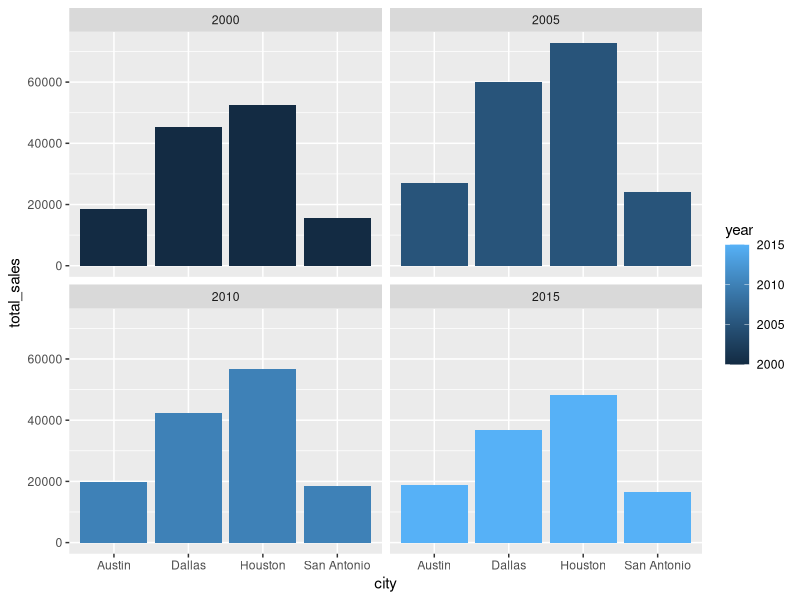
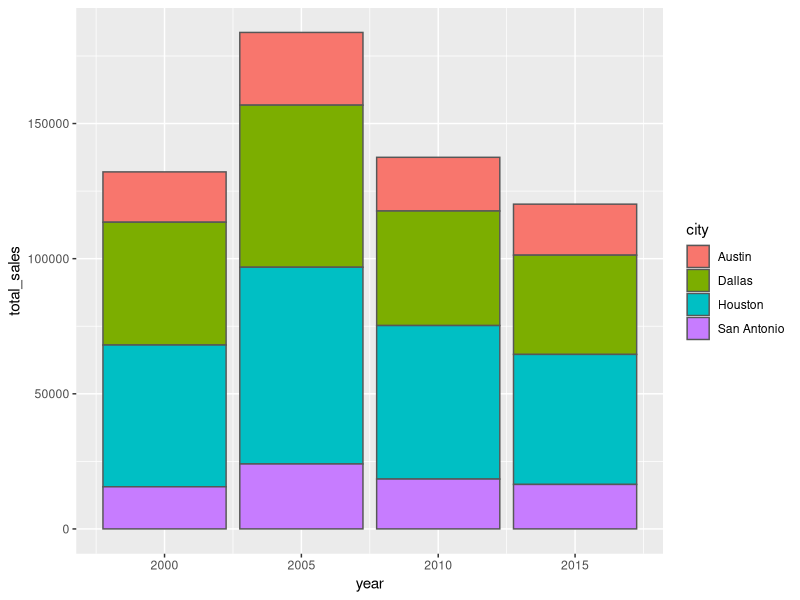
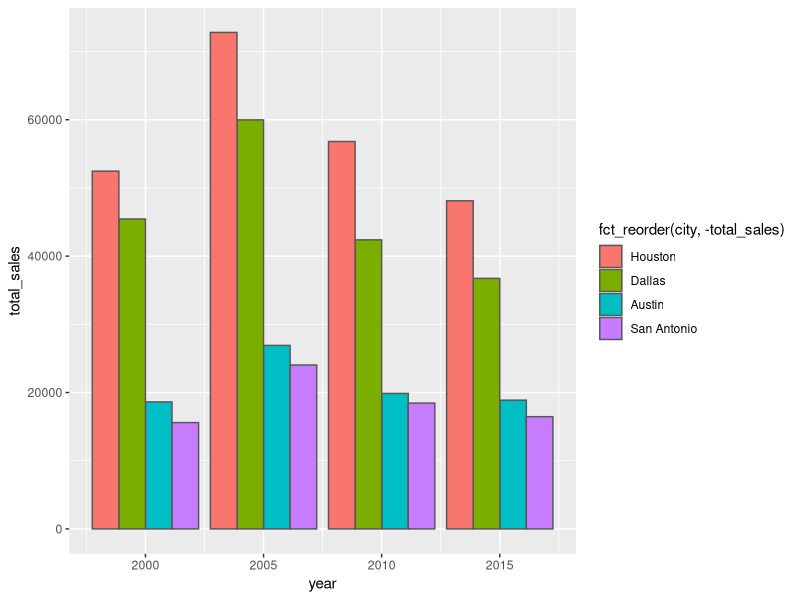

Generate these figures, in order, with R:
## ---- chunk 1
library(knitr)
library(tidyverse)
opts_chunk$set(fig.align="center", fig.height=4, fig.width=5.5)

# data prep:
txhouse <- txhousing %>%
  filter(city %in% c('Austin', 'Houston', 'San Antonio', 'Dallas')) %>%
  filter(year %in% c('2000', '2005', '2010', '2015')) %>%
  group_by(city, year) %>%
  summarize(total_sales = sum(sales))
  
## ---- chunk 2
txhouse
## ---- chunk 3
ggplot(data = txhouse, mapping = aes(city, total_sales, fill = year)) + 
  geom_col() + 
  facet_wrap(vars(year))
## ---- chunk 4
ggplot(data = txhouse, mapping = aes(year, total_sales, fill = city)) + 
  geom_col(color = "gray34")
## ---- chunk 5
ggplot(txhouse) + aes(year, total_sales, fill = fct_reorder(city, -total_sales)) + 
  geom_col(color = "gray34", position = "dodge")
